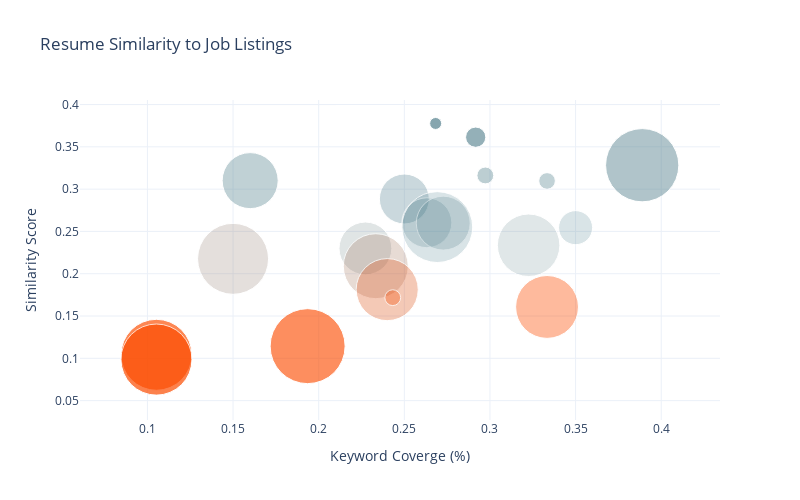

The code cell stored with this chart in its notebook:
### Code cell
# plot similarities to cover letter
plot_similarity_scores(df_cl)

### Figure 1 — Plotly figure (JSON) as saved in the notebook; plotly's stock layout.template omitted (floating-point values rounded to 4 significant figures)
{"data": [{"marker": {"color": [0.3776, 0.3614, 0.3283, 0.3162, 0.31, 0.3097, 0.2884, 0.2603, 0.2598, 0.2551, 0.2544, 0.2336, 0.2316, 0.2299, 0.2176, 0.2089, 0.1812, 0.1717, 0.1607, 0.1144, 0.1042, 0.09854], "colorscale": [[0, "rgba(252,76,1,1.0)"], [0.25, "rgba(252,76,1,0.5)"], [0.5, "rgba(83,128,141,0.25)"], [0.75, "rgba(83,128,141,0.5)"], [1, "rgba(83,128,141,1.0)"]], "size": [11.95, 20.26, 73.28, 16.82, 56.05, 16.62, 49.93, 49.91, 53.94, 70.89, 34.07, 62.52, 0, 52.83, 71.0, 64.96, 62.11, 15.84, 62.85, 75, 70.97, 71.1]}, "mode": "markers", "text": ["Data Scientist", "Sr. Data Analyst (Pharma)", "Data Scientist", "Scene+ Data Scientist", "Sr. IT Data Analyst", "Data Science Co-op (R&D) - Summer term", "Senior Data Analyst", "Manager, Machine Learning and Advanced Analytics", "Machine Learning Engineer", "Data Analyst - Operations", "Senior Product Manager, Growth Marketing & Analytics", "Senior Data Scientist, Trust & Safety and Support Operations", "Sr. Manager/ Associate Director - Pricing Analytics", "Staff Machine Learning Engineer", "Senior Manager, Data and AI Risk", "Data Scientist - Climate/Weather", "Senior Machine Learning Engineer, NLP (Remote)", "Data Science Manager - Contract", "ML Engineer", "Software Engineer AI/ ML- Co-Op (PEY/ Masters)", "Senior Manager, Data & AI Risk", "Manager, Data & AI Risk"], "type": "scatter", "x": [0.2683, 0.2917, 0.3889, 0.2973, 0.16, 0.3333, 0.25, 0.2632, 0.2727, 0.2692, 0.35, 0.3226, 0.4, 0.2273, 0.15, 0.2333, 0.24, 0.2432, 0.3333, 0.1935, 0.1053, 0.1053], "y": [0.3776, 0.3614, 0.3283, 0.3162, 0.31, 0.3097, 0.2884, 0.2603, 0.2598, 0.2551, 0.2544, 0.2336, 0.2316, 0.2299, 0.2176, 0.2089, 0.1812, 0.1717, 0.1607, 0.1144, 0.1042, 0.09854]}], "layout": {"height": 500, "title": {"text": "Resume Similarity to Job Listings"}, "width": 800, "xaxis": {"title": {"text": "Keyword Coverge (%)"}}, "yaxis": {"title": {"text": "Similarity Score"}}}}
